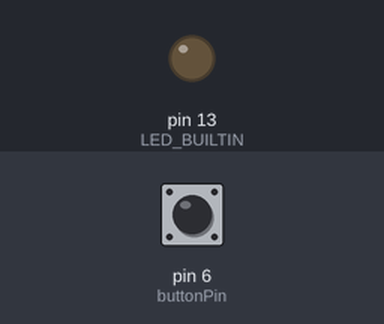
Simulated run of this sketch. Board: Arduino Uno, built with avr-gcc and run on an emulated ATmega328P. Parts: output pins drawn as LEDs (lit = HIGH). The inputs (shaded band) are chosen by the test bench; at power-on: pin 6 (buttonPin) HIGH.

Above: at 1.2 s.
1.3 s: pin 6 (buttonPin) pulled LOW for 0.15 s
At 1.9 s:
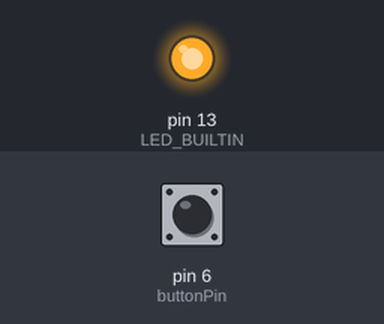
Timing chart, 0 to 10.4 s (numbered marks = the images above; inputs shaded):
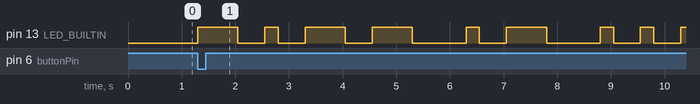

The sketch:

morse_code.ino
```cpp
const int buttonPin = 6; // The digital pin the push button is connected to
const int LED_BUILTIN = 13;   // The digital pin the built-in LED is connected to

const char* morseCode = "-.-- .- ... .... -- .. -"; // Morse code for "Yashmit"
const int dotDuration = 250; // Duration of a dot

void setup() {
  pinMode(buttonPin, INPUT_PULLUP);
  pinMode(LED_BUILTIN, OUTPUT);
}

void loop() {
  if (digitalRead(buttonPin) == LOW)
  {
    blinkMorseCode();
    delay(1000); // Delay to prevent rapid re-triggering
  }
}

void blinkMorseCode()
 {
  for (int i = 0; morseCode[i] != '\0'; i++)
  {
    digitalWrite(LED_BUILTIN, HIGH);
    if (morseCode[i] == '.')
    {
      delay(dotDuration);
    }
    else if (morseCode[i] == '-')
    {
      delay(dotDuration * 3);
    }
    digitalWrite(LED_BUILTIN, LOW);
    delay(dotDuration); // Gap between dots and dashes
    delay(dotDuration); // Gap between characters
  }
  delay(dotDuration * 3); // Gap between words
}
```

Measured:
- after the input at 1.3 s, pin 13 (LED_BUILTIN): LOW → HIGH at once, → LOW 0.75 s later, → HIGH 0.50 s later, → LOW 0.25 s later, … (17 changes in this stretch)
